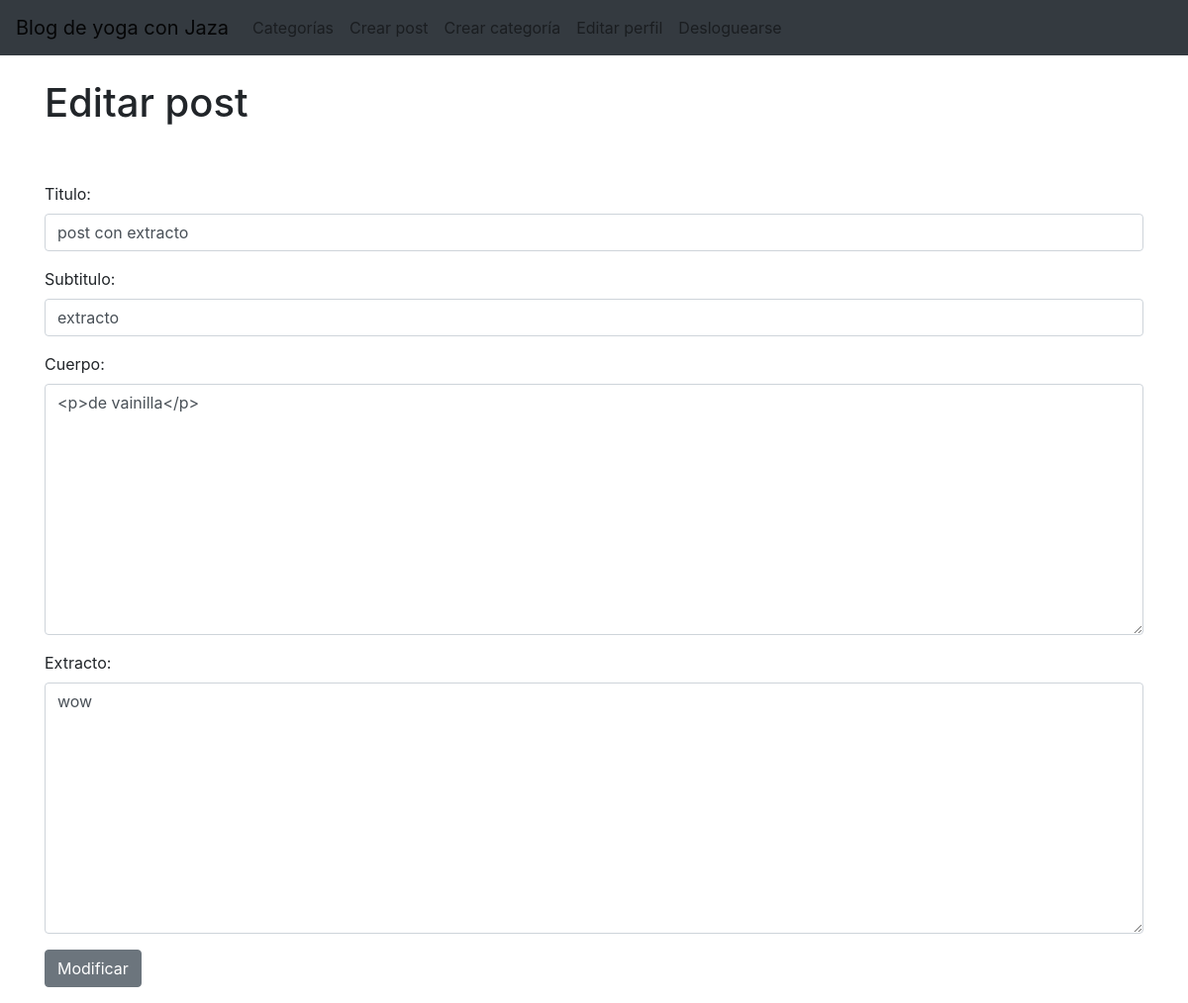
The app's page /updatePost/17/ (signed in) with its own data.
### AppBlogYoga/models.py (models this page shows, shortened)
class Post(models.Model):
    titulo=models.CharField(max_length=200)
    subtitulo=models.CharField(max_length=200)
    cuerpo=RichTextField(blank=True, null=True)
    autor=models.ForeignKey(User, on_delete=models.CASCADE)
    fecha=models.DateTimeField(auto_now_add=True)
    imagen=models.ImageField(upload_to='blog/', blank=True, null=True)
    categoria=models.CharField(max_length=200, default='yoga')
    likes=models.ManyToManyField(User, related_name='blog_post')
    extracto=models.CharField(max_length=200)

### AppBlogYoga/views.py (the view)
# urls.py: path('updatePost/<int:pk>/', UpdatePost.as_view(), name='updatePost'),
class UpdatePost(UpdateView):
    model = Post
    form_class= UpdateForm
    template_name = 'updatePost.html'

### AppBlogYoga/forms.py
class UpdateForm(forms.ModelForm):
    class Meta:
        model = Post
        fields = ('titulo', 'subtitulo', 'cuerpo', 'extracto')
        widgets = {
            'titulo': forms.TextInput(attrs={'class': 'form-control'}),
            'subtitulo': forms.TextInput(attrs={'class': 'form-control'}),
            'cuerpo': forms.Textarea(attrs={'class': 'form-control'}),
            'extracto': forms.Textarea(attrs={'class': 'form-control'}),
}

### AppBlogYoga/templates/updatePost.html (shortened to what this page needs)
{% extends 'padre.html' %}
{% block content %}
{% if user.is_authenticated %}
    {% if user.id == post.autor.id %}
        <h1>Editar post</h1>
        <br/><br/>
        <div class="form-group">
            <form method="POST">{% csrf_token %}
                {{ form.as_p }}
        <button class="btn btn-secondary">Modificar</button>
        </div>
    {% else %}
        No tenés permiso para editar este post
    {% endif %}
{% else %}
No tenés permiso para editar
{% endif %}
{% endblock %}

### records on screen
Post: titulo "post con extracto", subtitulo "extracto", cuerpo "<p>de vainilla</p>", extracto "wow"
